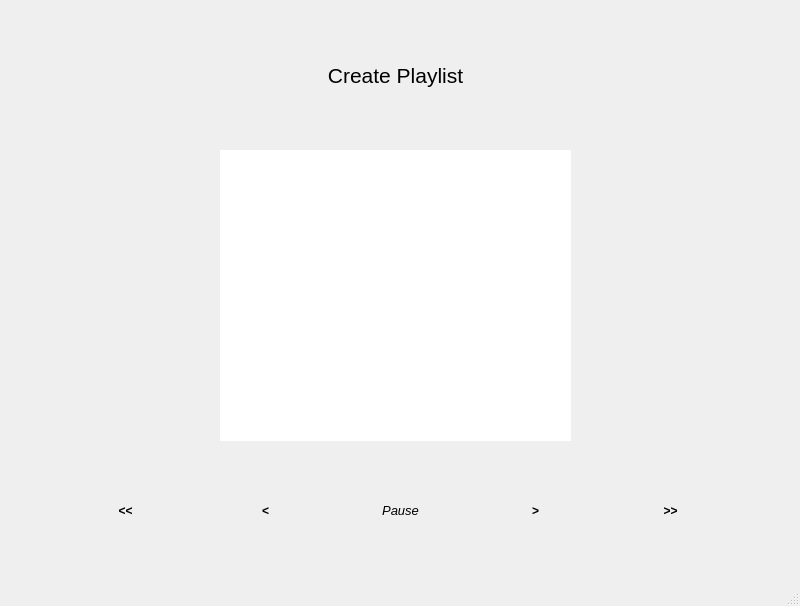
<?xml version="1.0" encoding="UTF-8"?>
<ui version="4.0">
 <class>MainWindow</class>
 <widget class="QMainWindow" name="MainWindow">
  <property name="geometry">
   <rect>
    <x>0</x>
    <y>0</y>
    <width>800</width>
    <height>606</height>
   </rect>
  </property>
  <property name="windowTitle">
   <string>MainWindow</string>
  </property>
  <property name="styleSheet">
   <string notr="true">background-color : &quot;#6655BA&quot;</string>
  </property>
  <widget class="QWidget" name="centralwidget">
   <widget class="QPushButton" name="pushButton_2">
    <property name="geometry">
     <rect>
      <x>480</x>
      <y>490</y>
      <width>111</width>
      <height>41</height>
     </rect>
    </property>
    <property name="font">
     <font>
      <weight>75</weight>
      <bold>true</bold>
     </font>
    </property>
    <property name="styleSheet">
     <string notr="true">background-color:&quot;grey&quot;; border-radius: 10px;</string>
    </property>
    <property name="text">
     <string>&gt;</string>
    </property>
   </widget>
   <widget class="QPushButton" name="pushButton_3">
    <property name="geometry">
     <rect>
      <x>360</x>
      <y>470</y>
      <width>81</width>
      <height>81</height>
     </rect>
    </property>
    <property name="font">
     <font>
      <family>Arial</family>
      <pointsize>10</pointsize>
      <weight>50</weight>
      <italic>true</italic>
      <bold>false</bold>
     </font>
    </property>
    <property name="styleSheet">
     <string notr="true">background-color:&quot;white&quot;; 
border-radius: 40px;
color: '#B69F2A';</string>
    </property>
    <property name="text">
     <string>Pause</string>
    </property>
   </widget>
   <widget class="QPushButton" name="pushButton_5">
    <property name="geometry">
     <rect>
      <x>610</x>
      <y>490</y>
      <width>121</width>
      <height>41</height>
     </rect>
    </property>
    <property name="font">
     <font>
      <weight>75</weight>
      <bold>true</bold>
     </font>
    </property>
    <property name="styleSheet">
     <string notr="true">background-color:&quot;grey&quot;; border-radius: 10px;</string>
    </property>
    <property name="text">
     <string>&gt;&gt;</string>
    </property>
   </widget>
   <widget class="QPushButton" name="pushButton_6">
    <property name="geometry">
     <rect>
      <x>280</x>
      <y>50</y>
      <width>231</width>
      <height>51</height>
     </rect>
    </property>
    <property name="font">
     <font>
      <pointsize>16</pointsize>
     </font>
    </property>
    <property name="styleSheet">
     <string notr="true">background-color: &quot;grey&quot;;
color: &quot;white&quot;;
border-radius: 10px;</string>
    </property>
    <property name="text">
     <string>Create Playlist</string>
    </property>
   </widget>
   <widget class="QListView" name="listView">
    <property name="geometry">
     <rect>
      <x>220</x>
      <y>150</y>
      <width>351</width>
      <height>291</height>
     </rect>
    </property>
    <property name="styleSheet">
     <string notr="true">background-color:&quot;#563C5C&quot;;
color:&quot;white&quot;;
border-radius: 10px;</string>
    </property>
   </widget>
   <widget class="QPushButton" name="pushButton_7">
    <property name="geometry">
     <rect>
      <x>210</x>
      <y>490</y>
      <width>111</width>
      <height>41</height>
     </rect>
    </property>
    <property name="font">
     <font>
      <weight>75</weight>
      <bold>true</bold>
     </font>
    </property>
    <property name="styleSheet">
     <string notr="true">background-color:&quot;grey&quot;;
border-radius: 10px;</string>
    </property>
    <property name="text">
     <string>&lt;</string>
    </property>
   </widget>
   <widget class="QPushButton" name="pushButton_8">
    <property name="geometry">
     <rect>
      <x>70</x>
      <y>490</y>
      <width>111</width>
      <height>41</height>
     </rect>
    </property>
    <property name="font">
     <font>
      <weight>75</weight>
      <bold>true</bold>
     </font>
    </property>
    <property name="styleSheet">
     <string notr="true">background-color:&quot;grey&quot;;
border-radius: 10px;</string>
    </property>
    <property name="text">
     <string>&lt;&lt;</string>
    </property>
   </widget>
  </widget>
  <widget class="QStatusBar" name="statusbar"/>
 </widget>
 <resources/>
 <connections/>
</ui>
